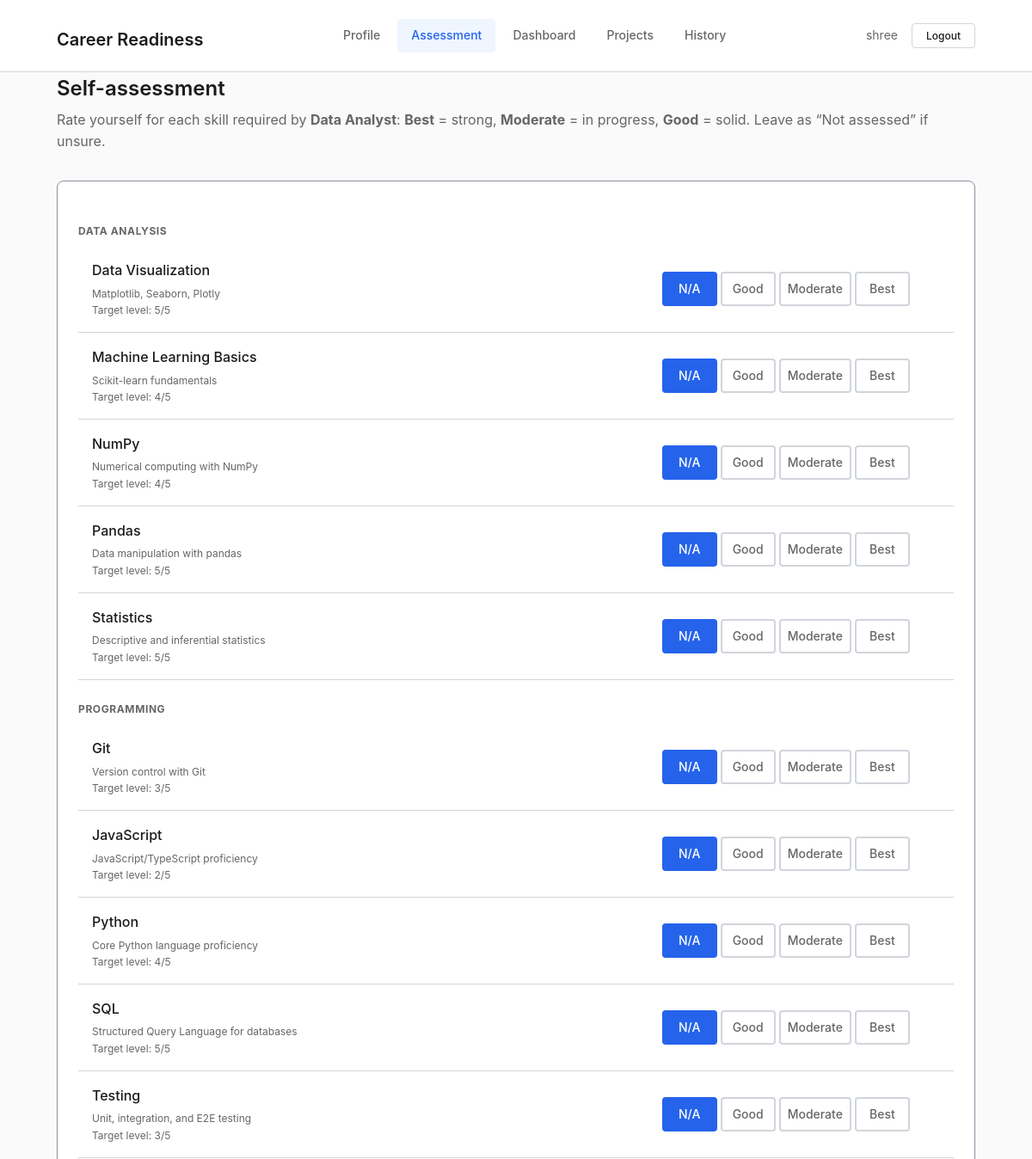
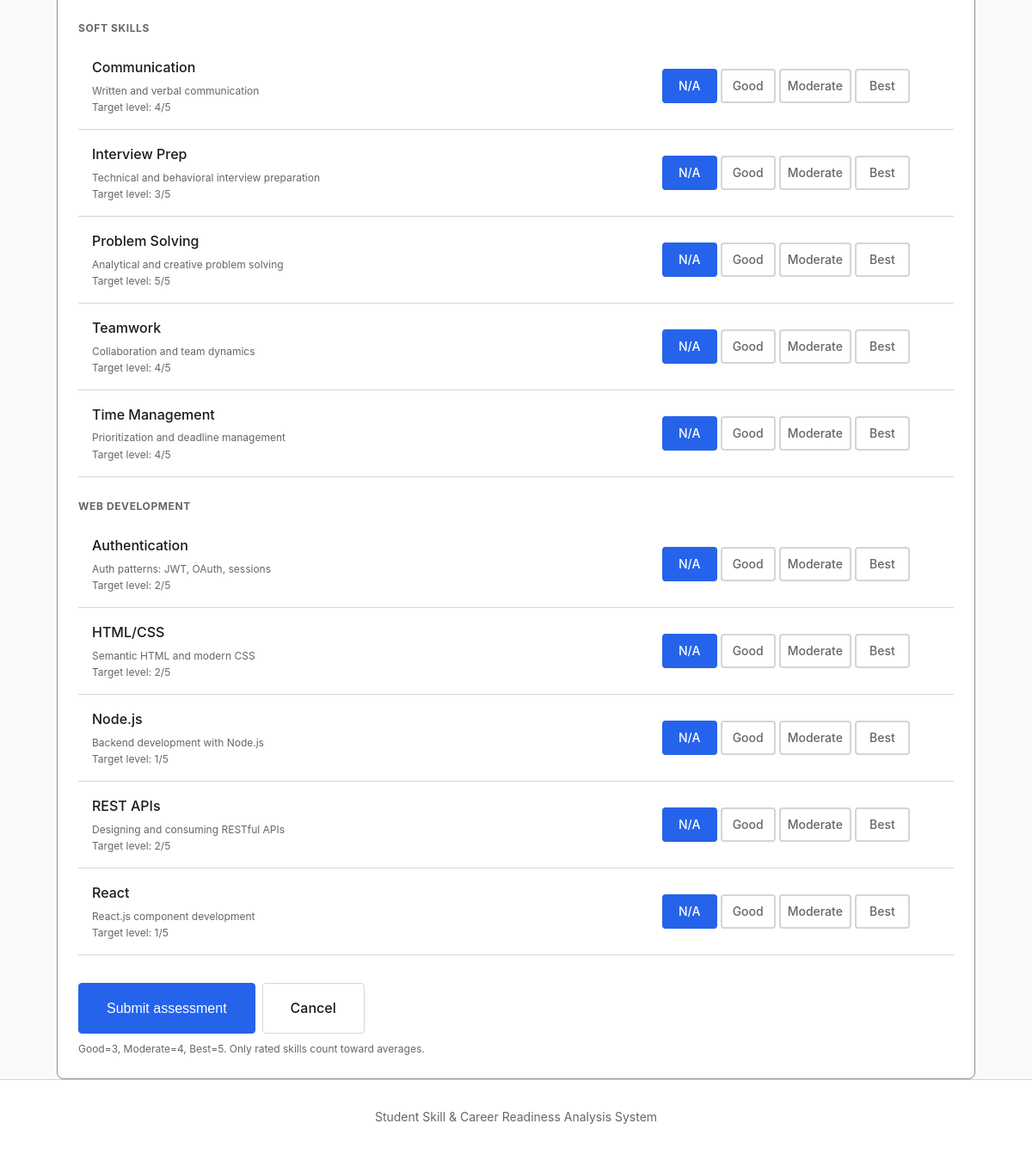
Screenshot of /assessment (signed in) with the database file from the repository (2 pictures, top to bottom).
### tables this page shows
CREATE TABLE students (
    id INTEGER PRIMARY KEY AUTOINCREMENT,
    name TEXT NOT NULL,
    email TEXT UNIQUE NOT NULL,
    password_hash TEXT NOT NULL,
    department TEXT,
    study_year INTEGER,
    career_goal TEXT,
    created_at TIMESTAMP DEFAULT CURRENT_TIMESTAMP
);

CREATE TABLE roles (
    id INTEGER PRIMARY KEY AUTOINCREMENT,
    name TEXT NOT NULL UNIQUE,
    description TEXT
);

CREATE TABLE role_skill_targets (
    id INTEGER PRIMARY KEY AUTOINCREMENT,
    role_id INTEGER NOT NULL,
    skill_id INTEGER NOT NULL,
    target_rating INTEGER NOT NULL CHECK (target_rating >= 1 AND target_rating <= 5),
    FOREIGN KEY (role_id) REFERENCES roles(id) ON DELETE CASCADE,
    FOREIGN KEY (skill_id) REFERENCES skills(id) ON DELETE CASCADE,
    UNIQUE(role_id, skill_id)
);

CREATE TABLE skills (
    id INTEGER PRIMARY KEY AUTOINCREMENT,
    name TEXT NOT NULL,
    category TEXT NOT NULL,
    description TEXT
);

### app.py (the view)
@app.route('/assessment')
@login_required
def assessment():
    user_id = session['user_id']
    user = auth_service.get_user_by_id(user_id)
    if not user['career_goal']:
        flash('Please select a target role in your profile first.', 'error')
        return redirect(url_for('profile'))
    role = auth_service.get_role_by_name(user['career_goal'])
    if not role:
        flash('Invalid target role.', 'error')
        return redirect(url_for('profile'))
    skills = scoring_service.get_skills_for_role(role['id'])
    return render_template('assessment.html', role=role, skills=skills)

### app.py (called while the page is built)
@app.context_processor
def inject_current_user():
    user_id = session.get('user_id')
    if user_id:
        user = auth_service.get_user_by_id(user_id)
        return {'current_user': user}
    return {'current_user': None}

@app.context_processor
def inject_nav_pages():
    pages = [
        ('profile', 'Profile'),
        ('assessment', 'Assessment'),
        ('dashboard', 'Dashboard'),
        ('projects', 'Projects'),
        ('history', 'History'),
    ]
    return {'nav_pages': pages}

def login_required(f):
    from functools import wraps
    @wraps(f)
    def decorated_function(*args, **kwargs):
        user_id = session.get('user_id')
        if not user_id or not auth_service.get_user_by_id(user_id):
            session.clear()
            flash('Please log in to access this page.', 'error')
            return redirect(url_for('login'))
        return f(*args, **kwargs)
    return decorated_function

### services/auth.py (called while the page is built)
    def _get_conn(self):
        conn = sqlite3.connect(self.db_path)
        conn.execute("PRAGMA foreign_keys = ON")
        conn.row_factory = sqlite3.Row
        return conn

    def get_user_by_id(self, user_id):
        conn = self._get_conn()
        try:
            cursor = conn.cursor()
            cursor.execute("SELECT * FROM students WHERE id = ?", (user_id,))
            user = cursor.fetchone()
            return dict(user) if user else None
        finally:
            conn.close()

    def get_role_by_name(self, name):
        conn = self._get_conn()
        try:
            cursor = conn.cursor()
            cursor.execute("SELECT * FROM roles WHERE name = ?", (name,))
            row = cursor.fetchone()
            return dict(row) if row else None
        finally:
            conn.close()

### services/scoring.py (called while the page is built)
    def _get_conn(self):
        conn = sqlite3.connect(self.db_path)
        conn.execute("PRAGMA foreign_keys = ON")
        conn.row_factory = sqlite3.Row
        return conn

### templates/assessment.html (shortened to what this page needs)
{% extends "base.html" %}
{% block content %}
<div class="page-header">
    <h2 class="page-title">Self-assessment</h2>
    <p class="page-subtitle">Rate yourself for each skill required by <strong>{{ role.name }}</strong>: <strong>Best</strong> = strong, <strong>Moderate</strong> = in progress, <strong>Good</strong> = solid. Leave as “Not assessed” if unsure.</p>
</div>
<div class="card">
    <div class="card-body">
        <form method="post" action="{{ url_for('submit_assessment') }}">
            {% set ns = namespace(last_category=None) %}
            {% for skill in skills %}
                {% if skill.category != ns.last_category %}
                    {% set ns.last_category = skill.category %}
                    <h3 class="skill-category" style="margin-top: var(--spacing-lg); margin-bottom: var(--spacing-sm);">{{ skill.category }}</h3>
                {% endif %}
                <div class="skill-row">
                    <div class="skill-info">
                        <div class="skill-name">{{ skill.name }}</div>
                        {% if skill.description %}<div class="form-help">{{ skill.description }}</div>{% endif %}
                        <div class="skill-target">Target level: {{ skill.target_rating }}/5</div>
                    </div>
                    <div class="rating-group-container">
                        <div class="rating-group" role="radiogroup" aria-label="Rating for {{ skill.name }}">
                            <label class="rating-label" for="skill_{{ skill.id }}_na" style="width:auto;padding:0 var(--spacing-sm);">N/A</label>
                            <label class="rating-label" for="skill_{{ skill.id }}_good" style="width:auto;padding:0 var(--spacing-sm);">Good</label>
                            <label class="rating-label" for="skill_{{ skill.id }}_mod" style="width:auto;padding:0 var(--spacing-sm);">Moderate</label>
                            <label class="rating-label" for="skill_{{ skill.id }}_best" style="width:auto;padding:0 var(--spacing-sm);">Best</label>
                        </div>
                    </div>
                </div>
            {% endfor %}
            <div style="margin-top: var(--spacing-xl); display:flex; gap: var(--spacing-sm);">
                <button type="submit" class="btn btn-primary btn-lg">Submit assessment</button>
                <a href="{{ url_for('profile') }}" class="btn btn-secondary btn-lg">Cancel</a>
            </div>
            <p class="form-help" style="margin-top: var(--spacing-sm);">Good=3, Moderate=4, Best=5. Only rated skills count toward averages.</p>
        </form>
    </div>
</div>
{% endblock %}

### templates/base.html (shortened to what this page needs)
<!DOCTYPE html>
<html lang="en">
<head>
    <link rel="stylesheet" href="{{ url_for('static', filename='css/style.css') }}">
</head>
<body>
    <header class="site-header">
        <div class="container">
            <h1 class="site-title"><a href="{{ url_for('profile') }}">Career Readiness</a></h1>
            {% if current_user %}
            <nav class="main-nav" aria-label="Main navigation">
                <ul>
                    {% for endpoint, label in nav_pages %}
                    <li>
                        <a href="{{ url_for(endpoint) }}"
                           class="{% if request.endpoint == endpoint %}active{% endif %}">
                            {{ label }}
                        </a>
                    </li>
                    {% endfor %}
                </ul>
            </nav>
            <div class="user-menu">
                <span>{{ current_user.name }}</span>
                <a href="{{ url_for('logout') }}" class="btn btn-secondary btn-sm">Logout</a>
            </div>
            {% endif %}
        </div>
    </header>
    <main class="container">
        {% block content %}{% endblock %}
    </main>
    <footer class="site-footer">
        <div class="container">
            <p>Student Skill & Career Readiness Analysis System</p>
        </div>
    </footer>
</body>
</html>

### rows the page displays
students: name "shree"
roles: name "Data Analyst"
role_skill_targets: category "DATA ANALYSIS", name "Data Visualization", description "Matplotlib, Seaborn, Plotly", target_rating "5"
role_skill_targets: name "Machine Learning Basics", description "Scikit-learn fundamentals", target_rating "4"
role_skill_targets: name "NumPy", description "Numerical computing with NumPy", target_rating "4"
role_skill_targets: name "Pandas", description "Data manipulation with pandas", target_rating "5"
role_skill_targets: name "Statistics", description "Descriptive and inferential statistics", target_rating "5"
role_skill_targets: category "PROGRAMMING", name "Git", description "Version control with Git", target_rating "3"
role_skill_targets: name "JavaScript", description "JavaScript/TypeScript proficiency", target_rating "2"
role_skill_targets: name "Python", description "Core Python language proficiency", target_rating "4"
role_skill_targets: name "SQL", description "Structured Query Language for databases", target_rating "5"
role_skill_targets: name "Testing", description "Unit, integration, and E2E testing", target_rating "3"
role_skill_targets: category "SOFT SKILLS", name "Communication", description "Written and verbal communication", target_rating "4"
role_skill_targets: name "Interview Prep", description "Technical and behavioral interview preparation", target_rating "3"
role_skill_targets: name "Problem Solving", description "Analytical and creative problem solving", target_rating "5"
role_skill_targets: name "Teamwork", description "Collaboration and team dynamics", target_rating "4"
role_skill_targets: name "Time Management", description "Prioritization and deadline management", target_rating "4"
role_skill_targets: category "WEB DEVELOPMENT", name "Authentication", description "Auth patterns: JWT, OAuth, sessions", target_rating "2"
role_skill_targets: name "HTML/CSS", description "Semantic HTML and modern CSS", target_rating "2"
role_skill_targets: name "Node.js", description "Backend development with Node.js", target_rating "1"
role_skill_targets: name "REST APIs", description "Designing and consuming RESTful APIs", target_rating "2"
role_skill_targets: name "React", description "React.js component development", target_rating "1"

### other values shown
{{ label }} "Profile" "Assessment" "Dashboard" "Projects" "History"
